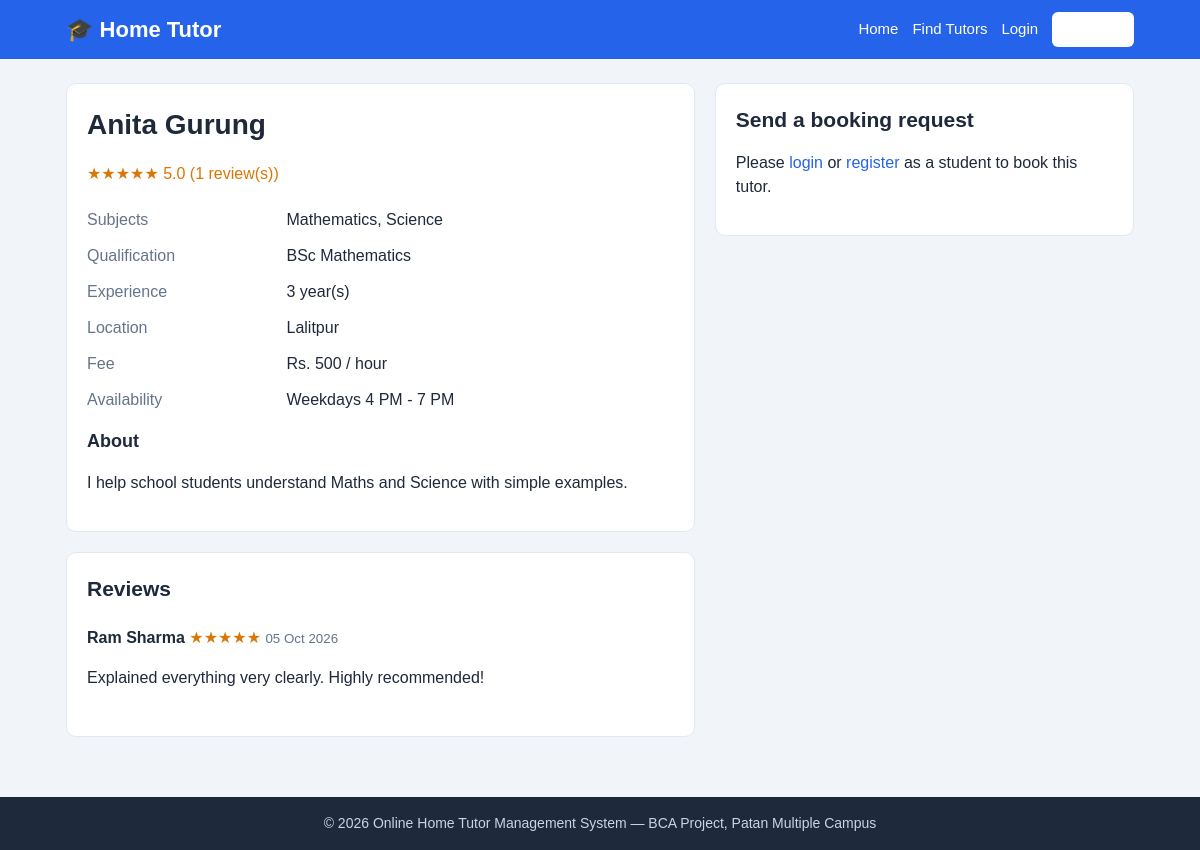
The app's page /tutor_view.php?id=3 with its own data.
### tables this page shows
CREATE TABLE tutor_profiles (
  id               INT AUTO_INCREMENT PRIMARY KEY,
  user_id          INT NOT NULL UNIQUE,
  subjects         VARCHAR(200) NOT NULL DEFAULT '',
  qualification    VARCHAR(100) NOT NULL DEFAULT '',
  experience_years INT NOT NULL DEFAULT 0,
  location         VARCHAR(100) NOT NULL DEFAULT '',
  price_per_hour   INT NOT NULL DEFAULT 0,
  availability     VARCHAR(150) NOT NULL DEFAULT '',
  bio              VARCHAR(1000) NULL,
  FOREIGN KEY (user_id) REFERENCES users(id) ON DELETE CASCADE
);

CREATE TABLE users (
  id         INT AUTO_INCREMENT PRIMARY KEY,
  name       VARCHAR(50)  NOT NULL,
  email      VARCHAR(100) NOT NULL UNIQUE,
  password   VARCHAR(255) NOT NULL,
  phone      VARCHAR(10)  NOT NULL,
  role       ENUM('student','tutor','admin') NOT NULL DEFAULT 'student',
  status     ENUM('pending','approved','rejected') NOT NULL DEFAULT 'approved',
  created_at TIMESTAMP NOT NULL DEFAULT CURRENT_TIMESTAMP
);

CREATE TABLE reviews (
  id         INT AUTO_INCREMENT PRIMARY KEY,
  request_id INT NOT NULL UNIQUE,
  tutor_id   INT NOT NULL,
  student_id INT NOT NULL,
  rating     TINYINT NOT NULL,
  comment    VARCHAR(300) NULL,
  created_at TIMESTAMP NOT NULL DEFAULT CURRENT_TIMESTAMP,
  FOREIGN KEY (request_id) REFERENCES requests(id) ON DELETE CASCADE,
  FOREIGN KEY (tutor_id)   REFERENCES users(id) ON DELETE CASCADE,
  FOREIGN KEY (student_id) REFERENCES users(id) ON DELETE CASCADE
);

### config/db.php (called while the page is built, shortened)
<?php
$DB_HOST = 'localhost';
$DB_USER = 'root';
$DB_PASS = '';
$DB_NAME = 'home_tutor_db';
try {
    $conn = new mysqli($DB_HOST, $DB_USER, $DB_PASS, $DB_NAME);
    $conn->set_charset('utf8mb4');
} catch (mysqli_sql_exception $ex) {
    die('<h3>Database connection failed.</h3><p>Start MySQL in the XAMPP Control Panel and import <b>database/home_tutor_db.sql</b> in phpMyAdmin.</p>');
}
function db_query($sql, $types = '', $params = array()) {
    global $conn;
    $stmt = $conn->prepare($sql);
    if ($types !== '') {
        $stmt->bind_param($types, ...$params);
    }
    $stmt->execute();
    return $stmt;
}
function db_all($sql, $types = '', $params = array()) {
    $stmt = db_query($sql, $types, $params);
    $rows = $stmt->get_result()->fetch_all(MYSQLI_ASSOC);
    return $rows;
}
function db_one($sql, $types = '', $params = array()) {
    $rows = db_all($sql, $types, $params);
    return $rows ? $rows[0] : null;
}

### includes/functions.php (called while the page is built, shortened)
<?php
require_once __DIR__ . '/../config/db.php';
function e($value) {
    return htmlspecialchars((string)$value, ENT_QUOTES, 'UTF-8');
}
function current_user() {
    static $user = false;
    if ($user === false) {
        $user = null;
    }
    return $user;
}
function stars($avg) {
    $full = (int)round($avg);
    return str_repeat('★', $full) . str_repeat('☆', 5 - $full);
}
function format_date($d) {
    return date('d M Y', strtotime($d));
}

### tutor_view.php (the view, shortened to what this page needs)
<?php
require_once 'includes/functions.php';
$id = isset($_GET['id']) ? (int)$_GET['id'] : 0;
$tutor = db_one("SELECT u.id, u.name, tp.subjects, tp.qualification, tp.experience_years, tp.location,
                        tp.price_per_hour, tp.availability, tp.bio
                 FROM users u
                 JOIN tutor_profiles tp ON tp.user_id = u.id
                 WHERE u.id = ? AND u.role = 'tutor' AND u.status = 'approved' AND tp.subjects <> ''", 'i', array($id));
$u = current_user();
$can_book = ($u !== null && $u['role'] === 'student');
$reviews = db_all("SELECT r.rating, r.comment, r.created_at, s.name AS student_name
                   FROM reviews r JOIN users s ON s.id = r.student_id
                   WHERE r.tutor_id = ? ORDER BY r.created_at DESC", 'i', array($tutor['id']));
$avg = 0;
if ($reviews) {
    $sum = 0;
    foreach ($reviews as $rv) $sum += (int)$rv['rating'];
    $avg = $sum / count($reviews);
}
include 'includes/header.php';
?>
<div class="two-col">
  <div>
    <div class="card">
      <h1><?= e($tutor['name']) ?></h1>
      <p class="rating"><?= $reviews ? stars($avg) . ' ' . number_format($avg, 1) . ' (' . count($reviews) . ' review(s))' : 'No reviews yet' ?></p>
      <table class="info">
        <tr><th>Subjects</th><td><?= e($tutor['subjects']) ?></td></tr>
        <tr><th>Qualification</th><td><?= e($tutor['qualification']) ?></td></tr>
        <tr><th>Experience</th><td><?= (int)$tutor['experience_years'] ?> year(s)</td></tr>
        <tr><th>Location</th><td><?= e($tutor['location']) ?></td></tr>
        <tr><th>Fee</th><td>Rs. <?= (int)$tutor['price_per_hour'] ?> / hour</td></tr>
        <tr><th>Availability</th><td><?= e($tutor['availability']) ?></td></tr>
      </table>
      <?php if ($tutor['bio'] !== null && $tutor['bio'] !== ''): ?>
        <h3>About</h3>
        <p><?= nl2br(e($tutor['bio'])) ?></p>
      <?php endif; ?>
    </div>
    <div class="card">
      <h2>Reviews</h2>
      <?php if (!$reviews): ?>
        <p class="muted">No reviews yet.</p>
      <?php else: foreach ($reviews as $rv): ?>
        <div class="review">
          <strong><?= e($rv['student_name']) ?></strong> <span class="rating"><?= stars($rv['rating']) ?></span>
          <small class="muted"><?= e(format_date($rv['created_at'])) ?></small>
          <?php if ($rv['comment'] !== null && $rv['comment'] !== ''): ?><p><?= e($rv['comment']) ?></p><?php endif; ?>
        </div>
      <?php endforeach; endif; ?>
    </div>
  </div>
  <div>
    <div class="card">
      <h2>Send a booking request</h2>
      <?php if ($u === null): ?>
        <p>Please <a href="login.php">login</a> or <a href="register.php">register</a> as a student to book this tutor.</p>
      <?php elseif (!$can_book): ?>
        <p class="muted">Only student/parent accounts can send booking requests.</p>
      <?php endif; ?>
    </div>
  </div>
</div>
<?php include 'includes/footer.php'; ?>

### assets/css/style.css (style rules this page uses)
:root { --primary: #2563eb; --primary-dark: #1d4ed8; --dark: #1e293b; --muted: #64748b; --bg: #f1f5f9; --white: #ffffff; --border: #e2e8f0; --green: #16a34a; --red: #dc2626; --amber: #d97706; }
* { box-sizing: border-box; }
body { margin: 0; font-family: Arial, Helvetica, sans-serif; background: var(--bg); color: var(--dark); line-height: 1.5; }
a { color: var(--primary); text-decoration: none; }
h1 { font-size: 28px; margin: 0 0 14px; }
h2 { font-size: 21px; margin: 0 0 12px; }
h3 { font-size: 18px; margin: 0 0 8px; }
.muted { color: var(--muted); }
.card { background: var(--white); border: 1px solid var(--border); border-radius: 10px; padding: 20px; margin-bottom: 20px; }
.two-col { display: grid; grid-template-columns: 3fr 2fr; gap: 20px; align-items: start; }
.rating { color: var(--amber); }
.review { border-bottom: 1px solid var(--border); padding: 10px 0; }
.review:last-child { border-bottom: none; }
.info { width: 100%; border-collapse: collapse; margin-bottom: 10px; }
.info th { text-align: left; width: 34%; padding: 6px 0; color: var(--muted); font-weight: normal; vertical-align: top; }
.info td { padding: 6px 0; }

### records on screen
tutor_profiles: user.name "Anita Gurung", subjects "Mathematics, Science", qualification "BSc Mathematics", experience_years "3", location "Lalitpur", price_per_hour "500", availability "Weekdays 4 PM - 7 PM", bio "I help school students understand Maths and Science with simple examples."
reviews: student.name "Ram Sharma", rating "★★★★★", created_at "05 Oct 2026", comment "Explained everything very clearly. Highly recommended!"

### other values on screen
stars($avg) "★★★★★"
$avg "5.0"
count($reviews) "1"
